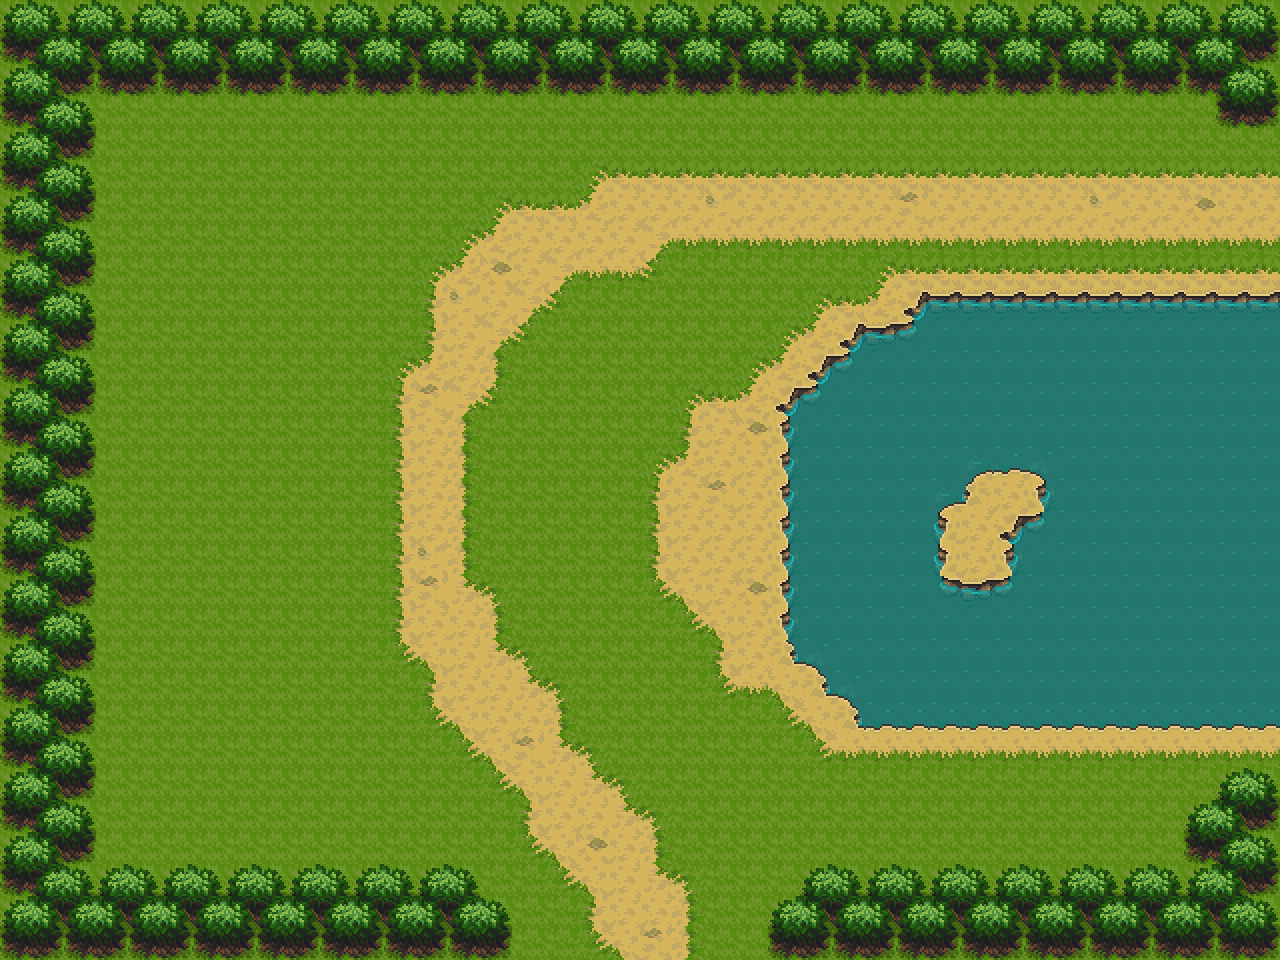

A 2D game scene composited from a Tiled map and its tileset images. What follows is a short description and the map's XML, with each tile layer's data collapsed to a summary:
An orthogonal 40x30 tile map with 32x32 px tiles, 2 tile layers (Tile Layer 1, Tile Layer 2) and 15 objects (12x wall, 3x enemy).

<map version="1.5" tiledversion="1.7.2" orientation="orthogonal" renderorder="right-down" width="40" height="30" tilewidth="32" tileheight="32" infinite="0" nextlayerid="7" nextobjectid="41">
 <tileset firstgid="1" source="tilesets/!CL_DEMO_32x32.tsx" />
 <layer id="1" name="Tile Layer 1" width="40" height="30">
  <data>[1200 cells, 1200 non-empty, 32 distinct tile ids]</data>
 </layer>
 <layer id="2" name="Tile Layer 2" width="40" height="30">
  <data>[1200 cells, 296 non-empty, 10 distinct tile ids]</data>
 </layer>
 <objectgroup id="3" name="Walls">
  <object id="1" name="Wall" type="wall" x="0" y="0" width="1280" height="96" />
  <object id="2" name="Wall" type="wall" x="0" y="96" width="96" height="864" />
  <object id="3" name="Wall" type="wall" x="96" y="864" width="384" height="32" />
  <object id="4" name="Wall" type="wall" x="96" y="896" width="416" height="64" />
  <object id="5" name="Wall" type="wall" x="768" y="896" width="416" height="64" />
  <object id="6" name="Wall" type="wall" x="800" y="864" width="384" height="32" />
  <object id="7" name="Wall" type="wall" x="1184" y="800" width="96" height="160" />
  <object id="8" name="Wall" type="wall" x="1216" y="96" width="64" height="32" />
  <object id="9" name="Wall" type="wall" x="1216" y="704" width="64" height="96" />
  <object id="38" name="Wall" type="wall" x="867.443" y="343.177" width="411.365" height="373.358" />
  <object id="39" name="Wall" type="wall" x="928.924" y="308.524" width="351.001" height="34.653" />
  <object id="40" name="Wall" type="wall" x="803.726" y="367.769" width="70" height="280" />
 </objectgroup>
 <objectgroup id="4" name="Enemies">
  <object id="33" name="ferdinand" type="enemy" x="188.915" y="167.676" width="48" height="48">
   <properties>
    <property name="enemy_sprite" value="skeleton" />
    <property name="enemy_type" value="walker" />
    <property name="movement_range" type="float" value="150" />
    <property name="movement_speed" type="float" value="0" />
   </properties>
  </object>
  <object id="35" name="arnold" type="enemy" x="186.679" y="394.597" width="48" height="48">
   <properties>
    <property name="enemy_sprite" value="goblin" />
    <property name="enemy_type" value="walker" />
    <property name="movement_range" type="float" value="150" />
    <property name="movement_speed" type="float" value="0" />
   </properties>
  </object>
  <object id="37" name="vojtech" type="enemy" x="176.619" y="583.512" width="64" height="64">
   <properties>
    <property name="enemy_sprite" value="fireworm" />
    <property name="enemy_type" value="charger" />
    <property name="movement_range" type="float" value="150" />
    <property name="movement_speed" type="float" value="0" />
   </properties>
  </object>
 </objectgroup>
</map>
